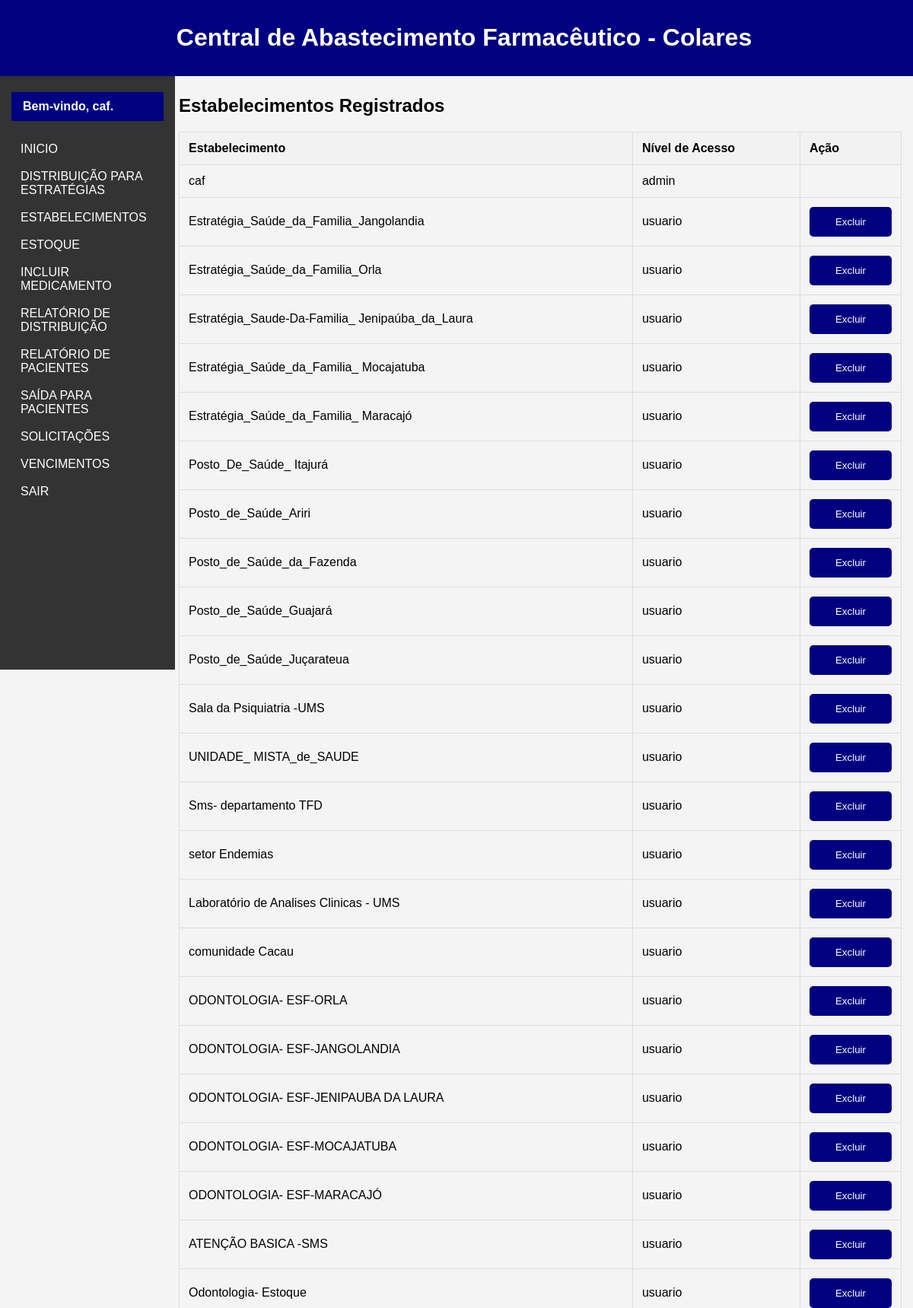
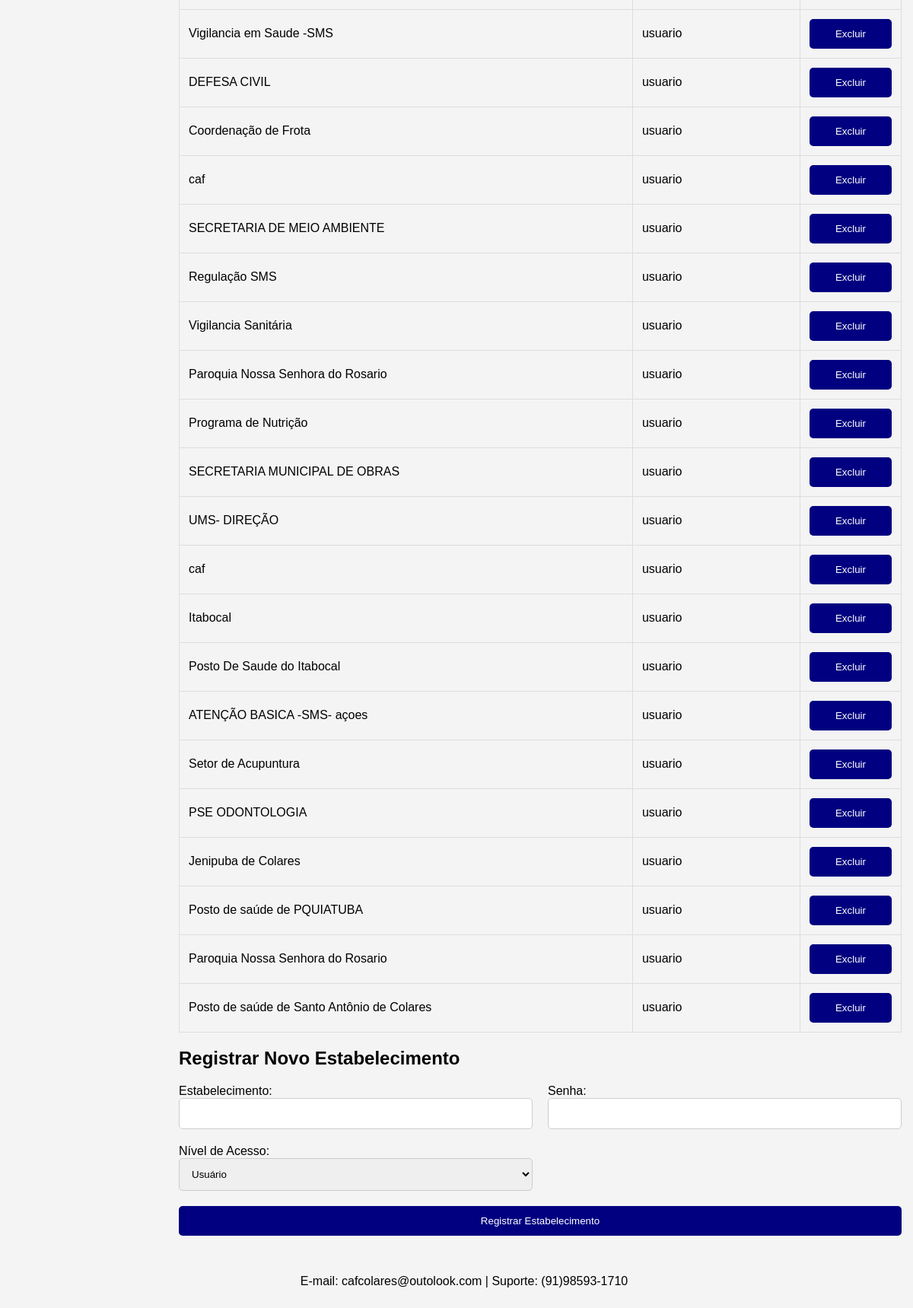
/estabelecimentos.php (signed in), run on the app's committed database (2 pictures, top to bottom).
### tables this page shows
CREATE TABLE `usuarios` (
  `id` int(11) NOT NULL,
  `usuario` varchar(50) NOT NULL,
  `senha` varchar(255) NOT NULL,
  `nivel_acesso` enum('admin','usuario') NOT NULL
);

### estabelecimentos.php (the view, shortened to what this page needs)
<?php
include 'db.php';
$stmt = $pdo->query('SELECT * FROM usuarios');
$estabelecimentos = $stmt->fetchAll();
?>
<!DOCTYPE html>
<html lang="pt-BR">
<head>
    <link rel="stylesheet" href="css/style.css">
</head>
<body>
    <?php include 'includes/head.php'; ?>
    <div class="container">
        <?php include 'includes/menu_lateral.php'; ?>
        <div class="main-content">
            <h2>Estabelecimentos Registrados</h2>
            <table>
                <thead>
                    <tr>
                        <th>Estabelecimento</th>
                        <th>Nível de Acesso</th>
                        <th>Ação</th>
                    </tr>
                </thead>
                <tbody>
                    <?php foreach ($estabelecimentos as $estabelecimento): ?>
                        <tr>
                            <td><?php echo htmlspecialchars($estabelecimento['usuario']); ?></td>
                            <td><?php echo htmlspecialchars($estabelecimento['nivel_acesso']); ?></td>
                            <td>
                                <?php if ($estabelecimento['nivel_acesso'] === 'usuario'): ?>
                                    <form method="post" style="display:inline;" onsubmit="return confirmDelete();">
                                        <button type="submit">Excluir</button>
                                    </form>
                                <?php endif; ?>
                            </td>
                        </tr>
                    <?php endforeach; ?>
                </tbody>
            </table>
            <h2>Registrar Novo Estabelecimento</h2>
            <form method="post" onsubmit="return confirmRegister();">
                <div>
                    <label for="estabelecimento">Estabelecimento:</label>
                    <input type="text" id="estabelecimento" name="estabelecimento" required>
                </div>
                <div>
                    <label for="senha">Senha:</label>
                    <input type="password" id="senha" name="senha" required>
                </div>
                <div>
                    <label for="nivel_acesso">Nível de Acesso:</label>
                    <select id="nivel_acesso" name="nivel_acesso" required>
                        <option value="usuario">Usuário</option>
                    </select>
                </div>
                <button type="submit">Registrar Estabelecimento</button>
            </form>
        </div>
    </div>
    <?php include 'includes/foot.php'; ?>
</body>
</html>

### css/style.css (style rules this page uses)
body { font-family: Arial, sans-serif; margin: 0; padding: 0; background-color: #f4f4f4; }
.container { display: flex; flex-direction: column; margin-top: 70px; padding-top: 20px; z-index: 900; }
.main-content { flex-grow: 1; padding: 15px; margin-left: 220px; margin-bottom: 80px; overflow-y: auto; }
table { width: 100%; border-collapse: collapse; margin-top: 20px; }
table, th, td { border: 1px solid #ddd; }
th, td { padding: 12px; text-align: left; }
th { background-color: #f2f2f2; }
form { display: grid; grid-template-columns: 1fr 1fr; gap: 20px; margin-top: 20px; }
form label { margin-bottom: 5px; }
form input, form select, form textarea, form button { width: -webkit-fill-available; padding: 12px; border: 1px solid #ccc; border-radius: 5px; }
form button { grid-column: span 2; background-color: #000080; color: white; border: none; border-radius: 5px; cursor: pointer; }

### data on the page
usuarios: usuario "caf", nivel_acesso "admin"
usuarios: usuario "Estratégia_Saúde_da_Familia_Jangolandia", nivel_acesso "usuario"
usuarios: usuario "Estratégia_Saúde_da_Familia_Orla", nivel_acesso "usuario"
usuarios: usuario "Estratégia_Saude-Da-Familia_ Jenipaúba_da_Laura", nivel_acesso "usuario"
usuarios: usuario "Estratégia_Saúde_da_Familia_ Mocajatuba", nivel_acesso "usuario"
usuarios: usuario "Estratégia_Saúde_da_Familia_ Maracajó", nivel_acesso "usuario"
usuarios: usuario "Posto_De_Saúde_ Itajurá", nivel_acesso "usuario"
usuarios: usuario "Posto_de_Saúde_Ariri", nivel_acesso "usuario"
usuarios: usuario "Posto_de_Saúde_da_Fazenda", nivel_acesso "usuario"
usuarios: usuario "Posto_de_Saúde_Guajará", nivel_acesso "usuario"
usuarios: usuario "Posto_de_Saúde_Juçarateua", nivel_acesso "usuario"
usuarios: usuario "Sala da Psiquiatria -UMS", nivel_acesso "usuario"
usuarios: usuario "UNIDADE_ MISTA_de_SAUDE", nivel_acesso "usuario"
usuarios: usuario "Sms- departamento TFD", nivel_acesso "usuario"
usuarios: usuario "setor Endemias", nivel_acesso "usuario"
usuarios: usuario "Laboratório de Analises Clinicas - UMS", nivel_acesso "usuario"
usuarios: usuario "comunidade Cacau", nivel_acesso "usuario"
usuarios: usuario "ODONTOLOGIA- ESF-ORLA", nivel_acesso "usuario"
usuarios: usuario "ODONTOLOGIA- ESF-JANGOLANDIA", nivel_acesso "usuario"
usuarios: usuario "ODONTOLOGIA- ESF-JENIPAUBA DA LAURA", nivel_acesso "usuario"
usuarios: usuario "ODONTOLOGIA- ESF-MOCAJATUBA", nivel_acesso "usuario"
usuarios: usuario "ODONTOLOGIA- ESF-MARACAJÓ", nivel_acesso "usuario"
usuarios: usuario "ATENÇÃO BASICA -SMS", nivel_acesso "usuario"
usuarios: usuario "Odontologia- Estoque", nivel_acesso "usuario"
usuarios: usuario "Vigilancia em Saude -SMS", nivel_acesso "usuario"
usuarios: usuario "DEFESA CIVIL", nivel_acesso "usuario"
usuarios: usuario "Coordenação de Frota", nivel_acesso "usuario"
usuarios: usuario "caf", nivel_acesso "usuario"
usuarios: usuario "SECRETARIA DE MEIO AMBIENTE", nivel_acesso "usuario"
usuarios: usuario "Regulação SMS", nivel_acesso "usuario"
usuarios: usuario "Vigilancia Sanitária", nivel_acesso "usuario"
usuarios: usuario "Paroquia Nossa Senhora do Rosario", nivel_acesso "usuario"
usuarios: usuario "Programa de Nutrição", nivel_acesso "usuario"
usuarios: usuario "SECRETARIA MUNICIPAL DE OBRAS", nivel_acesso "usuario"
usuarios: usuario "UMS- DIREÇÃO", nivel_acesso "usuario"
usuarios: usuario "caf", nivel_acesso "usuario"
usuarios: usuario "Itabocal", nivel_acesso "usuario"
usuarios: usuario "Posto De Saude do Itabocal", nivel_acesso "usuario"
usuarios: usuario "ATENÇÃO BASICA -SMS- açoes", nivel_acesso "usuario"
usuarios: usuario "Setor de Acupuntura", nivel_acesso "usuario"
usuarios: usuario "PSE ODONTOLOGIA", nivel_acesso "usuario"
usuarios: usuario "Jenipuba de Colares", nivel_acesso "usuario"
usuarios: usuario "Posto de saúde de PQUIATUBA", nivel_acesso "usuario"
usuarios: usuario "Paroquia Nossa Senhora do Rosario", nivel_acesso "usuario"
usuarios: usuario "Posto de saúde de Santo Antônio de Colares", nivel_acesso "usuario"

### other printed values
$_SESSION['usuario'] "caf"
